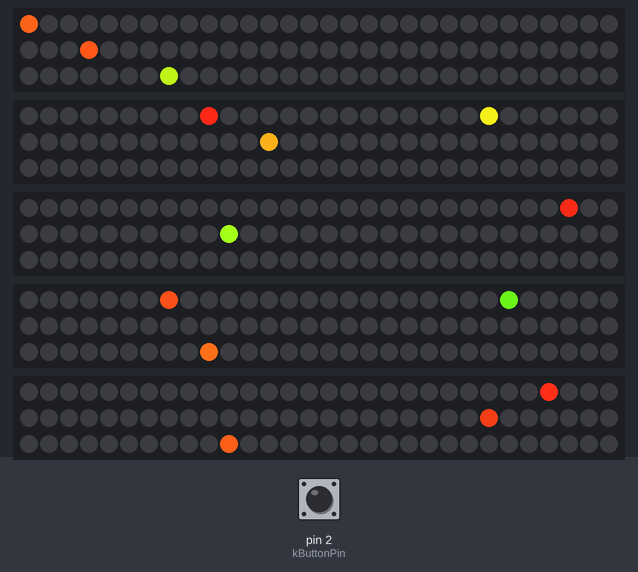
The sketch below on a simulated Arduino Uno, built with avr-gcc and run on an emulated ATmega328P. On the bench: 5 × 90 RGB LEDs in strip order, left to right, continuing on the next row. The inputs (shaded band) are chosen by the test bench; at power-on: pin 2 (kButtonPin) HIGH. The strip is taken to match the declared colour order; random numbers use the default seed unless the sketch sets one.

Above: at 2.2 s.
2.3 s: pin 2 (kButtonPin) pulled LOW for 3.2 s
7.0 s: pin 2 (kButtonPin) pulled LOW for 0.9 s
At 10.2 s:
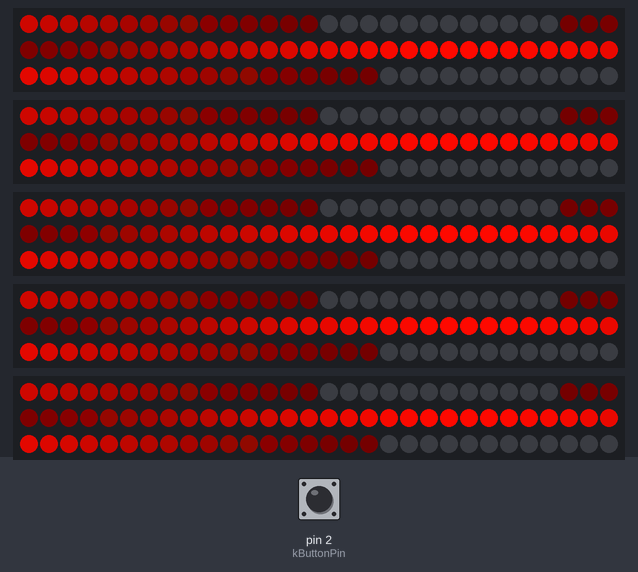
10.4 s: pin 2 (kButtonPin) pulled LOW for 3.2 s
At 15.7 s:
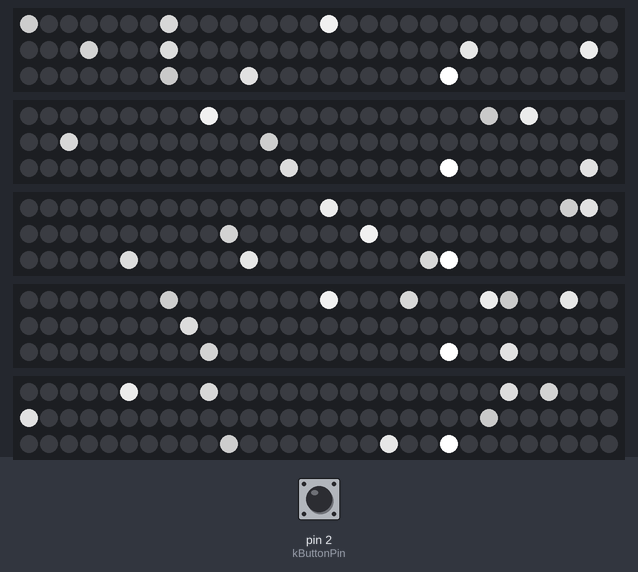
17.1 s: pin 2 (kButtonPin) pulled LOW for 3.2 s
At 22.9 s:
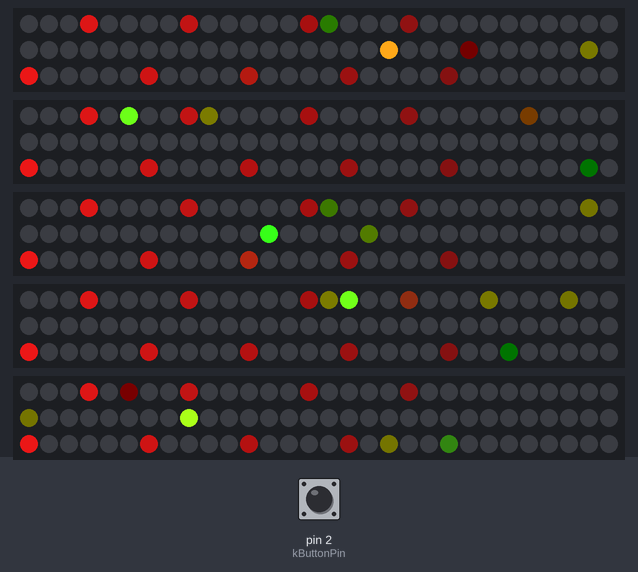
Timing chart, 0 to 24.4 s (numbered marks = the images above; inputs shaded):
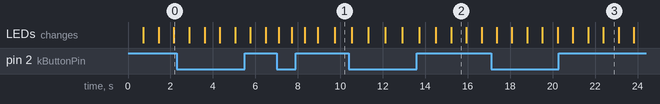

The sketch:

jun23.ino
```cpp
#include <Adafruit_NeoPixel.h>
#include <FastLED.h>

// How many pixels per strip.
constexpr int kNumPixels = 90;

// How many strips are present
constexpr int kNumStrips = 5;

// First output pin. Strips should be at pins kStartPin to kStartPin+kNumStrips-1.
constexpr int kStartPin = 8;

// Which pin the button is connected to.
constexpr int kButtonPin = 2;

// Global multiplier for brightness. In range [0, 255].
constexpr uint8_t kBrightness = 255;

// Handles button state.
class Button {
 public:
  // Returns true if button was pressed after the last call.
  bool wasPressed() {
    int reading = digitalRead(kButtonPin);
    bool did_change = false;
    if (reading != last_button_state_) {
      last_debounce_time_ = millis();
    }
    constexpr int kDebounceDelay = 50;
    if ((millis() - last_debounce_time_) > kDebounceDelay) {

      if (reading != button_state_) {
        button_state_ = reading;
        if (reading == HIGH) {
          did_change = true;
        }
      }
    }
    last_button_state_ = reading;
    return did_change;
  }
 private:
  int button_state_= HIGH;
  int last_button_state_ = HIGH;
  unsigned long last_debounce_time_ = 0;
};


struct State {
  Adafruit_NeoPixel pixels[kNumStrips];
  Button button;
  int current_effect = 0;
  uint8_t hue = 0;
  uint8_t hues[kNumStrips][kNumPixels];
  uint8_t vals[kNumStrips][kNumPixels];
};

void fadeToBlackBy(uint8_t vals[kNumStrips][kNumPixels], uint8_t val) {
  for (int strip = 0; strip < kNumStrips; ++strip) {
    for (int led = 0; led < kNumPixels; ++led) {

      int prev = vals[strip][led];
      vals[strip][led] = static_cast<uint8_t>(max(0, prev - val));
    }
  }
}

class Effect {
 public:
  virtual void step(State& state);
};

class Confetti : public Effect {
 public:
  void step(State& state) override {

    fadeToBlackBy(state.vals, 7);

    for (int strip = 0; strip < kNumStrips; ++strip) {

      auto& strip_obj = state.pixels[strip];

      int pos = random(kNumPixels);
      state.vals[strip][pos] = 255;
      state.hues[strip][pos] = state.hue + random(64);
      for (int led = 0; led < kNumPixels; ++led) {
        strip_obj.setPixelColor(led, strip_obj.gamma32(strip_obj.ColorHSV(static_cast<uint16_t>(state.hues[strip][led]) * 256, 150, state.vals[strip][led])));
      }
    }
  }
};

class Angus : public Effect {
 public:
  void step(State& state) override {
    static long int t = 0;
    t++;
    constexpr float kFreq = 0.5;
    constexpr float kDelta = 0.1;

    for (int strip = 0; strip < kNumStrips; ++strip) {
      auto& strip_obj = state.pixels[strip];
      for (int led = 0; led < kNumPixels; ++led) {
        float phase = kDelta * led;
        float val = (sin(kFreq * t - phase) + 1.0) / 2.0;
        strip_obj.setPixelColor(led, strip_obj.gamma32(strip_obj.ColorHSV(state.hue * 255, 255, val * 255)));
      }
    }
  }
};


class Sinelon : public Effect {
 public:
    void step(State& state) override {

      fadeToBlackBy(state.vals, 20);

      int pos = beatsin16(20, 0, kNumPixels - 1);

      for (int strip = 0; strip < kNumStrips; ++strip) {
        auto& strip_obj = state.pixels[strip];
        state.vals[strip][pos] = 255;
        for (int led = 0; led < kNumPixels; ++led) {
          strip_obj.setPixelColor(led, strip_obj.gamma32(strip_obj.ColorHSV(65535, 0, state.vals[strip][led])));
        }
      }
    }
};

class MovingPulse : public Effect {
 public:
  void step(State& state) override {
    fadeToBlackBy(state.vals, 20);

    constexpr int kBpm = 40;
    constexpr long kTail = 30;
    const float progress = beat16(kBpm) / static_cast<float>(65536l);
    const long int pos = progress * (kNumPixels + kTail);

    for (int strip = 0; strip < kNumStrips; ++strip) {
      auto& strip_obj = state.pixels[strip];
      if (pos < kNumPixels) {
        state.vals[strip][pos] = 255;
      }
      for (int led = 0; led < kNumPixels; ++led) {
        strip_obj.setPixelColor(led, strip_obj.gamma32(strip_obj.ColorHSV(65536, 0, state.vals[strip][led])));
      }
    }
  }
};

class Rainbow : public Effect {
 public:
  void step(State& state) override {

    constexpr int kBpm = 40;
    uint16_t start_hue = beat16(kBpm);
    constexpr int kRainbowLengthPixels = 60;

    for (int strip = 0; strip < kNumStrips; ++strip) {
      auto& strip_obj = state.pixels[strip];
      for (int led = 0; led < kNumPixels; ++led) {
        long int hue = (start_hue - 65535l * led  / kRainbowLengthPixels) % 65536l;
        strip_obj.setPixelColor(led, strip_obj.gamma32(strip_obj.ColorHSV(hue, 255, 255)));
      }
    }
  }
};

class RainbowPulses : public Effect {
 public:

  void step(State& state) override {
    constexpr int kBpm = 50;
    long start_hue = beat16(kBpm);
    constexpr int kRainbowLengthPixels = 30;

    constexpr long kTail = 10000;
    for (int strip = 0; strip < kNumStrips; ++strip) {
      for (int led = 0; led < kNumPixels; ++led) {
        uint16_t hue = (start_hue - 65535l * static_cast<long>(led)  / kRainbowLengthPixels) % 65536l;
        uint8_t val = 255;
        if (hue > 65536l - kTail) {
          val = 0;
        }
        hue = (65536l * hue) / (65536l - kTail);
        state.pixels[strip].setPixelColor(led, state.pixels[strip].ColorHSV(hue, 255, val));
      }
    }
  }
};

State global_state;

Rainbow rainbow;
MovingPulse pulse;
Sinelon sinelon;
Confetti confetti;
RainbowPulses rainbow_pulse;
Angus angus;

Effect* effects[] = {&confetti, &rainbow, &angus, &pulse};

void setup() {

  for (int i = 0; i < kNumStrips; ++i) {
    global_state.pixels[i] = Adafruit_NeoPixel(kNumPixels, kStartPin + i, NEO_RGBW + NEO_KHZ800);
    global_state.pixels[i].begin();
    global_state.pixels[i].clear();
    global_state.pixels[i].setBrightness(kBrightness);

    for (int j = 0; j < kNumPixels; ++j) {
      global_state.hues[i][j] = 0;
      global_state.vals[i][j] = 0;
    }
  }
  pinMode(kButtonPin, INPUT_PULLUP);
}

void loop() {
  constexpr int kNumEffects = sizeof(effects) / sizeof(Effect*);
  if (global_state.button.wasPressed()) {
    global_state.current_effect = (global_state.current_effect + 1) % kNumEffects;
  }

  effects[global_state.current_effect]->step(global_state);
  for (int i = 0; i < kNumStrips; ++i) {
    global_state.pixels[i].show();
  }
  EVERY_N_MILLISECONDS( 40 ) { global_state.hue++; }

}
```
